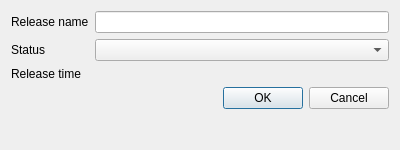
<?xml version="1.0" encoding="UTF-8"?>
<ui version="4.0">
 <class>Dialog</class>
 <widget class="QDialog" name="Dialog">
  <property name="geometry">
   <rect>
    <x>0</x>
    <y>0</y>
    <width>400</width>
    <height>150</height>
   </rect>
  </property>
  <property name="windowTitle">
   <string>Add release</string>
  </property>
  <layout class="QFormLayout" name="formLayout">
   <item row="0" column="0">
    <widget class="QLabel" name="labelName">
     <property name="text">
      <string>Release name</string>
     </property>
    </widget>
   </item>
   <item row="0" column="1">
    <widget class="QLineEdit" name="lineEditName"/>
   </item>
   <item row="1" column="0">
    <widget class="QLabel" name="labelStatus">
     <property name="text">
      <string>Status</string>
     </property>
    </widget>
   </item>
   <item row="1" column="1">
    <widget class="QComboBox" name="comboBoxStatus"/>
   </item>
   <item row="2" column="0">
    <widget class="QLabel" name="labelReleaseTime">
     <property name="text">
      <string>Release time</string>
     </property>
    </widget>
   </item>
   <item row="2" column="1">
    <widget class="QLabel" name="labelReleaseTimeValue">
     <property name="text">
      <string/>
     </property>
    </widget>
   </item>
   <item row="3" column="0" colspan="2">
    <widget class="QDialogButtonBox" name="buttonBox">
     <property name="sizePolicy">
      <sizepolicy hsizetype="Expanding" vsizetype="Fixed">
       <horstretch>0</horstretch>
       <verstretch>0</verstretch>
      </sizepolicy>
     </property>
     <property name="layoutDirection">
      <enum>Qt::LeftToRight</enum>
     </property>
     <property name="orientation">
      <enum>Qt::Horizontal</enum>
     </property>
     <property name="standardButtons">
      <set>QDialogButtonBox::Cancel|QDialogButtonBox::Ok</set>
     </property>
     <property name="centerButtons">
      <bool>false</bool>
     </property>
    </widget>
   </item>
  </layout>
 </widget>
 <resources/>
 <connections>
  <connection>
   <sender>buttonBox</sender>
   <signal>accepted()</signal>
   <receiver>Dialog</receiver>
   <slot>accept()</slot>
   <hints>
    <hint type="sourcelabel">
     <x>248</x>
     <y>254</y>
    </hint>
    <hint type="destinationlabel">
     <x>157</x>
     <y>274</y>
    </hint>
   </hints>
  </connection>
  <connection>
   <sender>buttonBox</sender>
   <signal>rejected()</signal>
   <receiver>Dialog</receiver>
   <slot>reject()</slot>
   <hints>
    <hint type="sourcelabel">
     <x>316</x>
     <y>260</y>
    </hint>
    <hint type="destinationlabel">
     <x>286</x>
     <y>274</y>
    </hint>
   </hints>
  </connection>
 </connections>
</ui>
